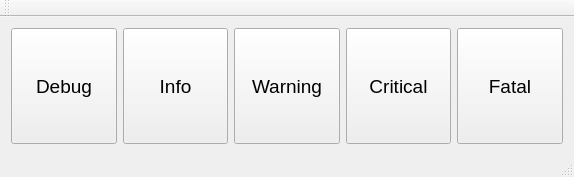
<?xml version="1.0" encoding="utf-8"?>
<ui version="4.0">
 <class>LoggerForApplicationsClass</class>
 <widget class="QMainWindow" name="LoggerForApplicationsClass">
  <property name="geometry">
   <rect>
    <x>0</x>
    <y>0</y>
    <width>574</width>
    <height>177</height>
   </rect>
  </property>
  <property name="windowTitle">
   <string>Type</string>
  </property>
  <widget class="QWidget" name="centralWidget">
   <layout class="QHBoxLayout" name="horizontalLayout">
    <item>
     <widget class="QPushButton" name="debugButton">
      <property name="sizePolicy">
       <sizepolicy hsizetype="Minimum" vsizetype="Preferred">
        <horstretch>0</horstretch>
        <verstretch>0</verstretch>
       </sizepolicy>
      </property>
      <property name="font">
       <font>
        <pointsize>14</pointsize>
       </font>
      </property>
      <property name="text">
       <string>Debug</string>
      </property>
     </widget>
    </item>
    <item>
     <widget class="QPushButton" name="infoButton">
      <property name="sizePolicy">
       <sizepolicy hsizetype="Minimum" vsizetype="Preferred">
        <horstretch>0</horstretch>
        <verstretch>0</verstretch>
       </sizepolicy>
      </property>
      <property name="font">
       <font>
        <pointsize>14</pointsize>
       </font>
      </property>
      <property name="text">
       <string>Info</string>
      </property>
     </widget>
    </item>
    <item>
     <widget class="QPushButton" name="warningButton">
      <property name="sizePolicy">
       <sizepolicy hsizetype="Minimum" vsizetype="Preferred">
        <horstretch>0</horstretch>
        <verstretch>0</verstretch>
       </sizepolicy>
      </property>
      <property name="font">
       <font>
        <pointsize>14</pointsize>
       </font>
      </property>
      <property name="text">
       <string>Warning</string>
      </property>
     </widget>
    </item>
    <item>
     <widget class="QPushButton" name="criticalButton">
      <property name="sizePolicy">
       <sizepolicy hsizetype="Minimum" vsizetype="Preferred">
        <horstretch>0</horstretch>
        <verstretch>0</verstretch>
       </sizepolicy>
      </property>
      <property name="font">
       <font>
        <pointsize>14</pointsize>
       </font>
      </property>
      <property name="text">
       <string>Critical</string>
      </property>
     </widget>
    </item>
    <item>
     <widget class="QPushButton" name="fatalButton">
      <property name="sizePolicy">
       <sizepolicy hsizetype="Minimum" vsizetype="Preferred">
        <horstretch>0</horstretch>
        <verstretch>0</verstretch>
       </sizepolicy>
      </property>
      <property name="font">
       <font>
        <pointsize>14</pointsize>
       </font>
      </property>
      <property name="text">
       <string>Fatal</string>
      </property>
     </widget>
    </item>
   </layout>
  </widget>
  <widget class="QMenuBar" name="menuBar">
   <property name="geometry">
    <rect>
     <x>0</x>
     <y>0</y>
     <width>574</width>
     <height>21</height>
    </rect>
   </property>
  </widget>
  <widget class="QToolBar" name="mainToolBar">
   <attribute name="toolBarArea">
    <enum>TopToolBarArea</enum>
   </attribute>
   <attribute name="toolBarBreak">
    <bool>false</bool>
   </attribute>
  </widget>
  <widget class="QStatusBar" name="statusBar"/>
 </widget>
 <layoutdefault spacing="6" margin="11"/>
 <resources>
  <include location="LoggerForApplications.qrc"/>
 </resources>
 <connections/>
</ui>
